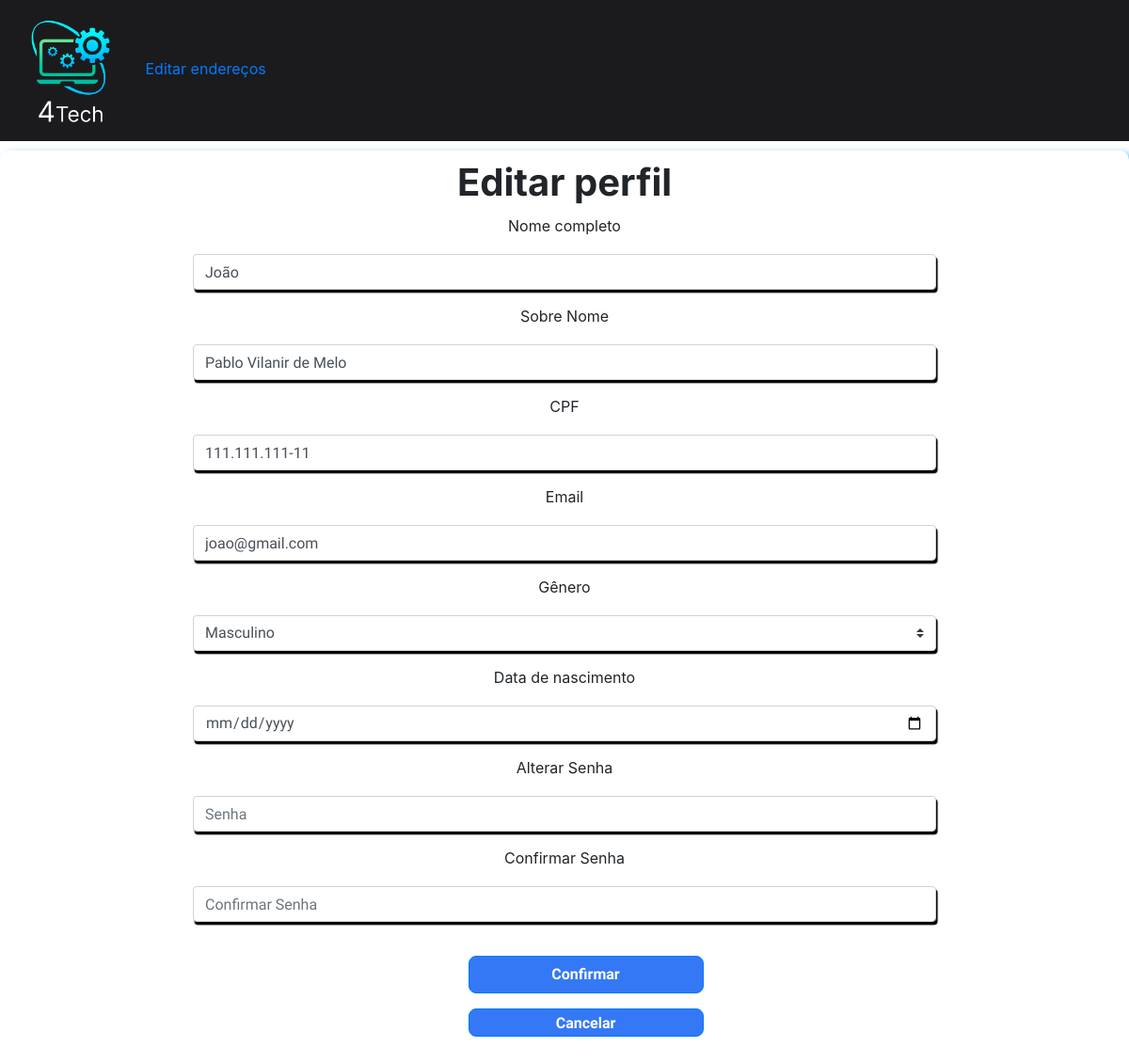
The page /editarCliente.php?id=1 on the database its author committed.
### tables this page shows
create table usuarios_clientes(
id int(10) auto_increment not null primary key,
email varchar(100) not null unique key,
senha varchar(200) not null,
cliente_id int(10)
);

create table clientes(
id int(10) auto_increment not null primary key,
nome varchar(50) not null,
sobrenome varchar(200) not null,
cpf varchar(15) not null unique key,
dataNascimento varchar(11) not null,
genero varchar(20) not null,
ddd_celular varchar(2) not null,
num_celular varchar(10) not null,
ddd_telefone varchar(2) not null,
num_telefone varchar(9) not null
);

### editarCliente.php (the view, shortened to what this page needs)
<?php
include("conexao.php");
(isset($_GET['id'])) ? $id_cliente = $_GET['id'] : null;
$sql_code = "SELECT * FROM clientes INNER JOIN usuarios_clientes ON clientes.id=usuarios_clientes.cliente_id WHERE clientes.id=$id_cliente;";
$sql_query = $mysqli->query($sql_code) or die($mysqli->error);
?>
<!DOCTYPE html>
<html lang="pt-br">
<head>
    <link rel="stylesheet" href="css/EditarCliente.css">
    <link rel="stylesheet" href="https://stackpath.bootstrapcdn.com/bootstrap/4.1.3/css/bootstrap.min.css">
</head>
<body>
    <header>
    <?php while ($clientes = $sql_query->fetch_assoc()) : ?>
        <div class="logo">
            <img src="img/Logo.png" alt="Logo da 4Tech">
           <a href="VisualizarEndereco.php?id=<?=$id_cliente?>">Editar endereços</a>
        </div>
    </header>
    <section class="area-edicao">
        <form id="form-edicao" action="Controle_Cliente.php" method="POST">
            <h1>Editar perfil</h1>
                    <div class="dados-edicao">
                        <div class="form-group row">
                            <div class="col-md-8 offset-md-2">
                                <label>Nome completo</label>
                                <input type="text" name="nome" id="nome" placeholder="Nome" class="inputs required form-control" oninput="validaNome()" value="<?= $clientes['nome'] ?>">
                            </div>
                        </div>
                        <div class="form-group row">
                            <div class="col-md-8 offset-md-2">
                                <label>Sobre Nome</label><br>
                                <input type="text" name="sobrenome" placeholder="Sobrenome" class="inputs required form-control" oninput="validaSobreNome()" value="<?= $clientes['sobrenome'] ?>">
                            </div>
                        </div>
                        <div class="form-group row">
                            <div class="col-md-8 offset-md-2">
                                <label>CPF</label><br>
                                <input type="text" name="cpf" placeholder="CPF" class="inputs required form-control" oninput="mascaraCPF()"  maxlength="14"  value="<?= $clientes['cpf'] ?>">
                            </div>
                        </div>
                        <div class="form-group row">
                            <div class="col-md-8 offset-md-2">
                                <label for="inputEmail4">Email</label><br>
                                <input type="email" name="email" id="inputEmail4" placeholder="Email" class="inputs required form-control" oninput="validaEmail()" value="<?= $clientes['email'] ?>">
                            </div>
                        </div>
                        <div class="form-group row">
                            <div class="col-md-8 offset-md-2">
                                <label>Gênero</label><br>
                                <select name="genero" class="select custom-select form-control">
                                    <option value="Masculino" <?php if ($clientes['genero'] == 'Masculino') echo 'selected'; ?>>Masculino</option>
                                </select><br>
                            </div>
                        </div>
                        <div class="form-group row">
                            <div class="col-md-8 offset-md-2">
                                <label>Data de nascimento</label><br>
                                <input type="date" name="dataNascimento" class="inputs form-control" value="<?= $clientes['dataNascimento'] ?>">
                            </div>
                        </div>
                        <div class="form-group row">
                            <div class="col-md-8 offset-md-2">
                                <label for="inputPassword4">Alterar Senha</label><br>
                                <input type="password" name="senha"  placeholder="Senha" class="inputs required form-control" oninput="validaSenha()">
                            </div>
                        </div>
                        <div class="form-group row">
                            <div class="col-md-8 offset-md-2">
                                <label for="inputPassword4">Confirmar Senha</label><br>
                                <input type="password" name="confSenha"  placeholder="Confirmar Senha" class="inputs required form-control" oninput="comparaSenha()">
                            </div>
                        </div>
                        <div class="form-group row">
                            <div class=" offset-md-5">
                                <a href="index.php?usuarios_clientes=<?=$clientes['cliente_id']?>"><input  type="submit" class="btn btn-primary" name="editarCliente" id="btn-edicao" value="Confirmar"></a>
                            </div>
                        </div>
                        <div class="form-group row">
                            <div class=" offset-md-5">
                                <a href="index.php?usuarios_clientes=<?=$clientes['cliente_id']?>"><input  type="" class="btn btn-primary" name="cancelar" id="btn-cancelar" value="Cancelar"></a>
                            </div>
                        </div>
                    </div>
            <?php endwhile ?>
        </form>
    </section>
</body>
</html>

### css/EditarCliente.css (style rules this page uses)
:root { --font-primary--: "Inter", serif; --font-secondary--: "Baloo da 2", serif; --font-action--: "Mulish", serif; --color-primary--: #1b1b1d; --color-secondary--: #b9d0fc; --color-action--: #3578F5; --color-error--: #e63636; }
input { margin-bottom: 10px; margin-top: 10px; }
* { text-decoration: none; margin: 0; padding: 0; }
header { width: 100%; height: 150px; background-color: var(--color-primary--); display: flex; }
.logo , .logo img { height: 100%; }
.area-edicao { display: flex; justify-content: center; align-items: center; }
#form-edicao { margin-top: 10px; width: 1250px; height: 1000px; text-align: center; border-radius: 10px; box-shadow: 0.3rem 0.3rem 10px #0099ff; }
#form-edicao h1 { margin: 10px; font-family: var(--font-primary--); font-weight: 700; }
.inputs { font-family: var(--font-secondary--); width: 1000px; height: 30px; margin-top: 10px; border-radius: 8px; padding-left: 5px; box-shadow: 0.1rem 0.2rem 1px #000000; }
.select { font-family: var(--font-secondary--); width: 1000px; height: 30px; margin-top: 10px; border-radius: 8px; padding-left: 5px; box-shadow: 0.1rem 0.2rem 1px #000000; }
#btn-edicao { margin-top: 20px; width: 250px; height: 40px; border-radius: 8px; cursor: pointer; font-family: var(--font-action--); font-weight: 700; background-color: var(--color-action--); }
#btn-cancelar { width: 250px; height: 30px; border-radius: 8px; cursor: pointer; font-family: var(--font-action--); font-weight: 700; background-color: var(--color-action--); }

### rows shown on the page
usuarios_clientes: nome "João", sobrenome "Pablo Vilanir de Melo", cpf "111.111.111-11", email "joao@gmail.com"
